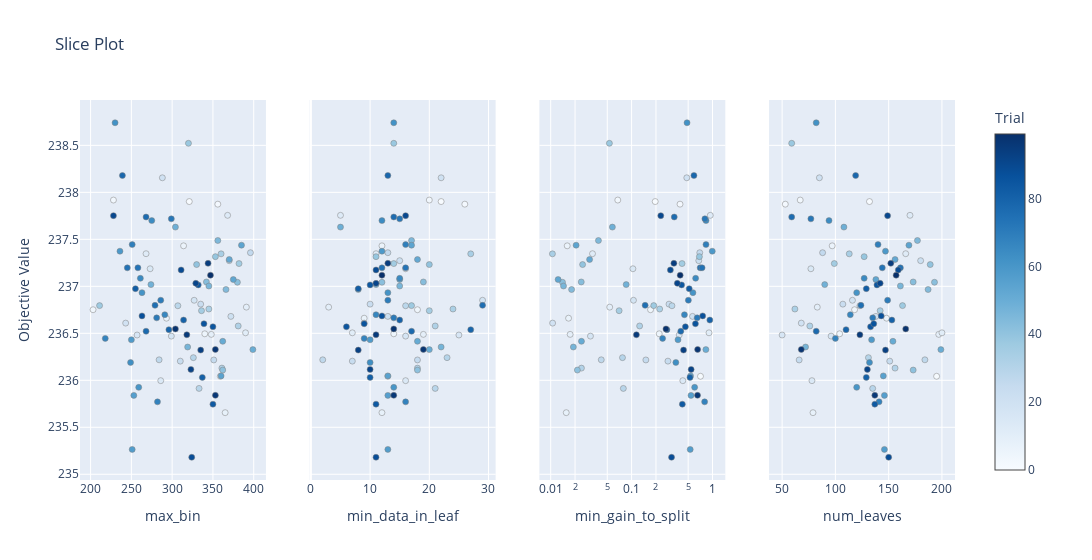
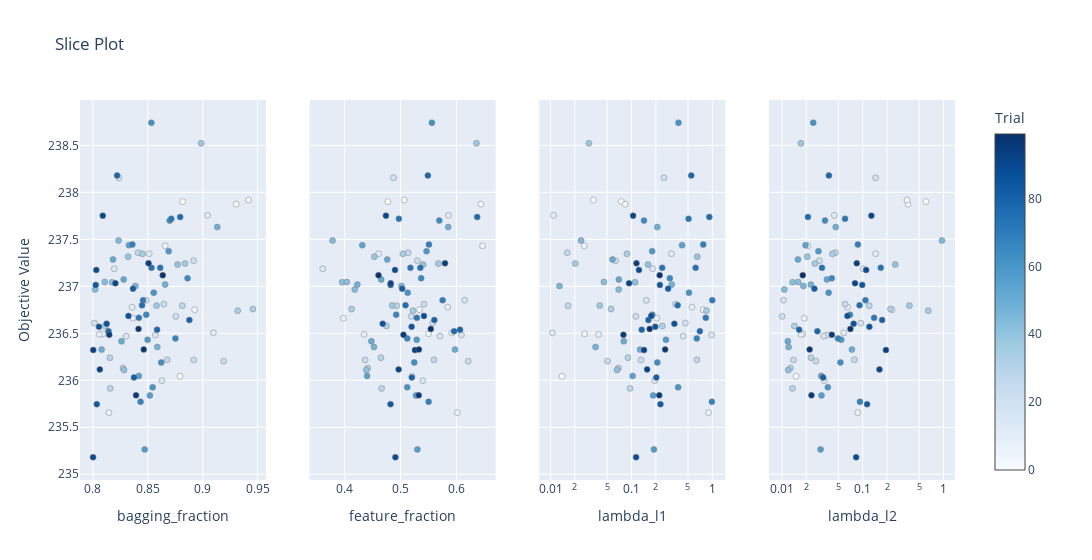

Notebook source saved alongside these figures, in order:
### Markdown cell above
他にもハイパーパラメタ間の関係性を可視化できる。横軸は探索範囲、色の濃さは試行回数が増えると濃くなる。

### Code cell
fig = optuna.visualization.plot_slice(study, params=['min_data_in_leaf', 'num_leaves', 'max_bin', 'min_gain_to_split'])
fig.show()
fig = optuna.visualization.plot_slice(study, params=['lambda_l1', 'lambda_l2', 'bagging_fraction', 'feature_fraction'])
fig.show()
